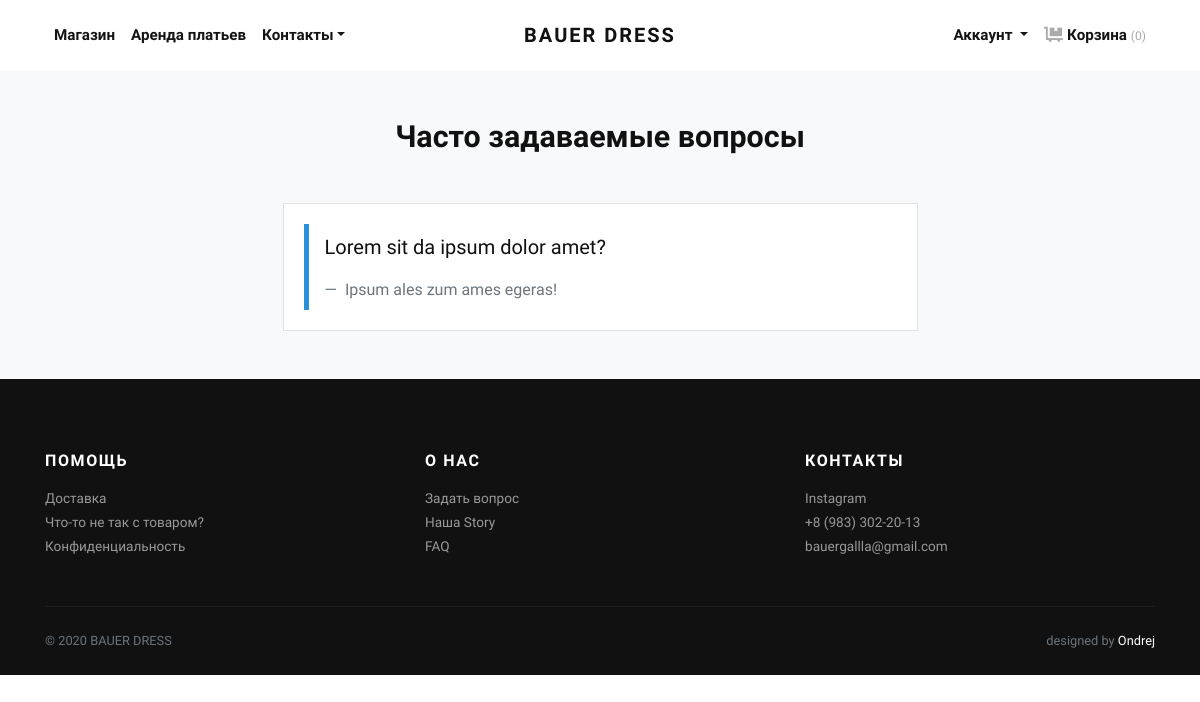
The app's page /info/FAQ/ with its own data.
### information/models.py (models this page shows, shortened)
class OftenQuestion(models.Model):
	question = RichTextField(blank=False, null=True, verbose_name='Вопрос')
	response = RichTextField(blank=False, null=True, verbose_name='ответ')
	created = models.DateTimeField(auto_now_add=True, null=True)
	updated = models.DateTimeField(auto_now=True)
	class Meta:
		verbose_name = 'часто задаваемый вопрос'
		verbose_name_plural = 'часто задаваемые вопросы'

### information/views.py (the view)
# urls.py: path('FAQ/', views.QuestionListView.as_view(), name='faq'),
class QuestionListView(generic.ListView):
	model = OftenQuestion
	template_name = 'information/faq.html'
	context_object_name = 'questions'
	def get_queryset(self):
		return OftenQuestion.objects.filter(response__isnull=False).order_by('-updated')

### cart/cart.py (called while the page is built)
	def __len__(self):
		return sum(item['quantity'] for item in self.cart.values())

### cart/context_processors.py (called while the page is built)
def cart(request):
    return {'cart': Cart(request)}

### information/context_processors.py (called while the page is built)
def categories(request):
    return {
       'categories': Category.objects.all(),
    }

### wishlist/context_processors.py (called while the page is built)
def wishlist(request):
	if request.user.is_authenticated:
		try:
			wishlist = Wishlist.objects.get(user=request.user)
		except ObjectDoesNotExist:
			wishlist = Wishlist.objects.create(user=request.user)
		return {'wishlist': wishlist}
	else:
		return {'wishlist': None}

### information/templates/information/faq.html (shortened to what this page needs)
{% extends 'shop/base.html' %}
{% block content %}
<main class="main-content-wrapper">
    <div class="error-area pt--90 pt-xl--70 pb--120 pb-xl--100 pb-lg--95 pb-sm--90">
        <div class="container">
            <div class="row justify-content-center">
                <div class="col-xl-7 col-lg-8 text-center">
                    <div class="information">
                        <h2 class="mt-5">Часто задаваемые вопросы</h2>
                        {% for question in questions %}
                        <div class="card mb-5 mt-5">
                          <div class="card-body text-left">
                            <blockquote class="blockquote mb-0">
                              {% autoescape off %}
                                {{ question.question }}
                              {% endautoescape %}
                              <footer class="blockquote-footer mt-3">
                                {% autoescape off %}
                                  {{ question.response }}
                                {% endautoescape %}
                            </footer>
                            </blockquote>
                          </div>
                        </div>
                        {% endfor %}
                    </div>
                </div>
            </div>
        </div>
    </div>
</main>
{% endblock %}

### shop/static/shop/css/style.blue.css (style rules this page uses)
body { font-family: "Libre Franklin", sans-serif; font-size: 1rem; font-weight: 400; line-height: 1.5; color: #111111; background-color: #fff; }
h1, h2, h3, h4, h5, h6, .h1, .h2, .h3, .h4, .h5, .h6 { margin-bottom: 0.5rem; font-family: inherit; font-weight: 900; line-height: 1.2; color: inherit; }
h2, .h2 { font-size: 1.9rem; }
.blockquote { padding: 0.5rem 1rem; margin-bottom: 2rem; font-size: 1.25rem; border-left: 5px solid #2b90d9; }
.blockquote-footer { color: #6c757d; }
.blockquote-footer::before { content: "\2014 \00A0"; }
.card { background-color: #fff; border: 1px solid rgba(17, 17, 17, 0.125); border-radius: 0; }
.card-body { padding: 1.25rem; }

### records on screen
OftenQuestion: question "Lorem sit da ipsum dolor amet?", response "Ipsum ales zum ames egeras!"
